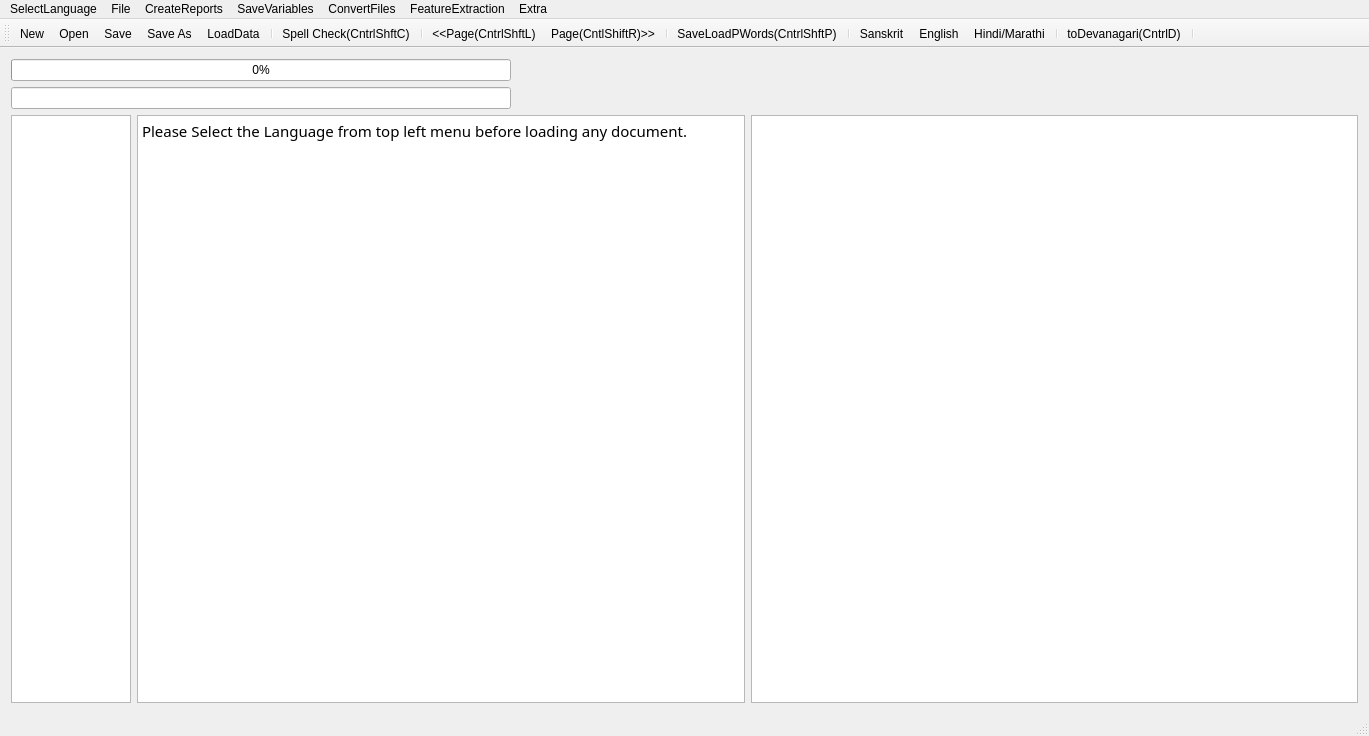
<?xml version="1.0" encoding="UTF-8"?>
<ui version="4.0">
 <class>MainWindow</class>
 <widget class="QMainWindow" name="MainWindow">
  <property name="geometry">
   <rect>
    <x>0</x>
    <y>0</y>
    <width>1369</width>
    <height>736</height>
   </rect>
  </property>
  <property name="mouseTracking">
   <bool>true</bool>
  </property>
  <property name="windowTitle">
   <string>MainWindow</string>
  </property>
  <widget class="QWidget" name="centralWidget">
   <layout class="QVBoxLayout" name="verticalLayout">
    <item>
     <widget class="QProgressBar" name="progressBar">
      <property name="maximumSize">
       <size>
        <width>500</width>
        <height>16777215</height>
       </size>
      </property>
      <property name="value">
       <number>0</number>
      </property>
      <property name="alignment">
       <set>Qt::AlignRight|Qt::AlignTrailing|Qt::AlignVCenter</set>
      </property>
     </widget>
    </item>
    <item>
     <widget class="QLineEdit" name="lineEdit">
      <property name="maximumSize">
       <size>
        <width>500</width>
        <height>16777215</height>
       </size>
      </property>
     </widget>
    </item>
    <item>
     <layout class="QHBoxLayout" name="horizontalLayout">
      <item>
       <widget class="QTextEdit" name="textEdit">
        <property name="maximumSize">
         <size>
          <width>120</width>
          <height>16777215</height>
         </size>
        </property>
        <property name="font">
         <font>
          <family>FreeSans</family>
          <italic>true</italic>
         </font>
        </property>
        <property name="sizeAdjustPolicy">
         <enum>QAbstractScrollArea::AdjustToContents</enum>
        </property>
        <property name="readOnly">
         <bool>true</bool>
        </property>
       </widget>
      </item>
      <item>
       <widget class="QTextBrowser" name="textBrowser">
        <property name="font">
         <font>
          <family>Shobhika</family>
          <pointsize>16</pointsize>
          <italic>false</italic>
         </font>
        </property>
        <property name="mouseTracking">
         <bool>true</bool>
        </property>
        <property name="sizeAdjustPolicy">
         <enum>QAbstractScrollArea::AdjustToContents</enum>
        </property>
        <property name="undoRedoEnabled">
         <bool>true</bool>
        </property>
        <property name="readOnly">
         <bool>false</bool>
        </property>
        <property name="html">
         <string>&lt;!DOCTYPE HTML PUBLIC &quot;-//W3C//DTD HTML 4.0//EN&quot; &quot;http://www.w3.org/TR/REC-html40/strict.dtd&quot;&gt;
&lt;html&gt;&lt;head&gt;&lt;meta name=&quot;qrichtext&quot; content=&quot;1&quot; /&gt;&lt;meta charset=&quot;utf-8&quot; /&gt;&lt;style type=&quot;text/css&quot;&gt;
p, li { white-space: pre-wrap; }
hr { height: 1px; border-width: 0; }
li.unchecked::marker { content: &quot;\2610&quot;; }
li.checked::marker { content: &quot;\2612&quot;; }
&lt;/style&gt;&lt;/head&gt;&lt;body style=&quot; font-family:'Shobhika'; font-size:16pt; font-weight:400; font-style:normal;&quot;&gt;
&lt;p style=&quot; margin-top:0px; margin-bottom:0px; margin-left:0px; margin-right:0px; -qt-block-indent:0; text-indent:0px;&quot;&gt;&lt;span style=&quot; font-family:'Ubuntu'; font-size:11pt;&quot;&gt;Please Select the Language from top left menu before loading any document.&lt;/span&gt;&lt;/p&gt;&lt;/body&gt;&lt;/html&gt;</string>
        </property>
        <property name="acceptRichText">
         <bool>true</bool>
        </property>
        <property name="textInteractionFlags">
         <set>Qt::LinksAccessibleByKeyboard|Qt::LinksAccessibleByMouse|Qt::TextBrowserInteraction|Qt::TextEditable|Qt::TextEditorInteraction|Qt::TextSelectableByKeyboard|Qt::TextSelectableByMouse</set>
        </property>
       </widget>
      </item>
      <item>
       <widget class="QGraphicsView" name="graphicsView">
        <property name="sizeAdjustPolicy">
         <enum>QAbstractScrollArea::AdjustIgnored</enum>
        </property>
        <property name="alignment">
         <set>Qt::AlignCenter</set>
        </property>
        <property name="dragMode">
         <enum>QGraphicsView::ScrollHandDrag</enum>
        </property>
        <property name="transformationAnchor">
         <enum>QGraphicsView::AnchorViewCenter</enum>
        </property>
        <property name="resizeAnchor">
         <enum>QGraphicsView::AnchorViewCenter</enum>
        </property>
       </widget>
      </item>
     </layout>
    </item>
   </layout>
   <zorder>lineEdit</zorder>
   <zorder>progressBar</zorder>
  </widget>
  <widget class="QMenuBar" name="menuBar">
   <property name="geometry">
    <rect>
     <x>0</x>
     <y>0</y>
     <width>1369</width>
     <height>25</height>
    </rect>
   </property>
   <widget class="QMenu" name="menuOCR_Correction_Window">
    <property name="title">
     <string>File</string>
    </property>
    <addaction name="actionNew"/>
    <addaction name="actionOpen"/>
    <addaction name="actionSave"/>
    <addaction name="actionSave_As"/>
    <addaction name="actionSpell_Check"/>
    <addaction name="actionLoad_Next_Page"/>
    <addaction name="actionLoad_Prev_Page"/>
    <addaction name="separator"/>
    <addaction name="actionLoadGDocPage"/>
    <addaction name="actionToDevanagari"/>
    <addaction name="actionLoadData"/>
    <addaction name="actionLoadDict"/>
    <addaction name="actionLoadOCRWords"/>
    <addaction name="actionLoadDomain"/>
    <addaction name="actionLoadSubPS"/>
    <addaction name="actionLoadConfusions"/>
    <addaction name="actionSugg"/>
    <addaction name="actionToSlp1"/>
   </widget>
   <widget class="QMenu" name="menuCreateReports">
    <property name="title">
     <string>CreateReports</string>
    </property>
    <addaction name="actionCreateBest2OCR"/>
    <addaction name="actionCreateSuggestionLog"/>
    <addaction name="actionCreateSuggestionLogNearestPriority"/>
    <addaction name="actionErrorDetectionRep"/>
    <addaction name="actionErrorDetectWithoutAdaptation"/>
    <addaction name="actionErrorDetectionRepUniq"/>
   </widget>
   <widget class="QMenu" name="menuSaveVariables">
    <property name="title">
     <string>SaveVariables</string>
    </property>
    <addaction name="actionCPair"/>
    <addaction name="actionPrimarySecOCRPair"/>
    <addaction name="actionCPairIEROcrVsCorrect"/>
    <addaction name="actionCPairGEROcrVsCorrect"/>
   </widget>
   <widget class="QMenu" name="menuConvertFiles">
    <property name="title">
     <string>ConvertFiles</string>
    </property>
    <addaction name="actionToSlp1_2"/>
    <addaction name="actionToDev"/>
    <addaction name="actionExtractDev"/>
    <addaction name="actionEditDistRep"/>
    <addaction name="actionConfusionFreqHist"/>
    <addaction name="actionFilterOutGT50EditDisPairs"/>
   </widget>
   <widget class="QMenu" name="menuFeatureExtraction">
    <property name="title">
     <string>FeatureExtraction</string>
    </property>
    <addaction name="actionPrepareFeatures"/>
   </widget>
   <widget class="QMenu" name="menuSelectLanguage">
    <property name="title">
     <string>SelectLanguage</string>
    </property>
    <addaction name="actionSanskrit"/>
    <addaction name="actionHindi"/>
    <addaction name="actionEnglish"/>
   </widget>
   <widget class="QMenu" name="menuExtra">
    <property name="title">
     <string>Extra</string>
    </property>
    <addaction name="actionBold_Unbold"/>
    <addaction name="separator"/>
    <addaction name="actionSuperscript"/>
    <addaction name="actionSubscript"/>
   </widget>
   <addaction name="menuSelectLanguage"/>
   <addaction name="menuOCR_Correction_Window"/>
   <addaction name="menuCreateReports"/>
   <addaction name="menuSaveVariables"/>
   <addaction name="menuConvertFiles"/>
   <addaction name="menuFeatureExtraction"/>
   <addaction name="menuExtra"/>
  </widget>
  <widget class="QToolBar" name="mainToolBar">
   <attribute name="toolBarArea">
    <enum>TopToolBarArea</enum>
   </attribute>
   <attribute name="toolBarBreak">
    <bool>false</bool>
   </attribute>
   <addaction name="actionNew"/>
   <addaction name="actionOpen"/>
   <addaction name="actionSave"/>
   <addaction name="actionSave_As"/>
   <addaction name="actionLoadData"/>
   <addaction name="separator"/>
   <addaction name="actionSpell_Check"/>
   <addaction name="separator"/>
   <addaction name="actionLoad_Prev_Page"/>
   <addaction name="actionLoad_Next_Page"/>
   <addaction name="separator"/>
   <addaction name="actionLoadGDocPage"/>
   <addaction name="separator"/>
   <addaction name="actionSanskrit"/>
   <addaction name="actionEnglish"/>
   <addaction name="actionHindi"/>
   <addaction name="separator"/>
   <addaction name="actionToDevanagari"/>
   <addaction name="separator"/>
  </widget>
  <widget class="QStatusBar" name="statusBar"/>
  <action name="actionOpen">
   <property name="icon">
    <iconset resource="AppResources.qrc">
     <normaloff>:/Images/open.png</normaloff>:/Images/open.png</iconset>
   </property>
   <property name="text">
    <string>Open</string>
   </property>
   <property name="shortcut">
    <string>Ctrl+O</string>
   </property>
  </action>
  <action name="actionSave">
   <property name="icon">
    <iconset resource="AppResources.qrc">
     <normaloff>:/Images/save.png</normaloff>:/Images/save.png</iconset>
   </property>
   <property name="text">
    <string>Save</string>
   </property>
   <property name="shortcut">
    <string>Ctrl+S</string>
   </property>
  </action>
  <action name="actionSave_As">
   <property name="icon">
    <iconset resource="AppResources.qrc">
     <normaloff>:/Images/save-as.png</normaloff>:/Images/save-as.png</iconset>
   </property>
   <property name="text">
    <string>Save As</string>
   </property>
   <property name="shortcut">
    <string>Ctrl+Shift+S</string>
   </property>
  </action>
  <action name="actionNew">
   <property name="icon">
    <iconset resource="AppResources.qrc">
     <normaloff>:/Images/New.png</normaloff>:/Images/New.png</iconset>
   </property>
   <property name="text">
    <string>New</string>
   </property>
   <property name="shortcut">
    <string>Ctrl+N</string>
   </property>
  </action>
  <action name="actionSpell_Check">
   <property name="text">
    <string>Spell Check(CntrlShftC)</string>
   </property>
   <property name="shortcut">
    <string>Ctrl+Shift+C</string>
   </property>
  </action>
  <action name="actionLoad_Next_Page">
   <property name="text">
    <string>Page(CntlShiftR)&gt;&gt;</string>
   </property>
   <property name="toolTip">
    <string>Page(CntlShiftR)&gt;&gt;</string>
   </property>
   <property name="shortcut">
    <string>Ctrl+Shift+R</string>
   </property>
  </action>
  <action name="actionLoad_Prev_Page">
   <property name="text">
    <string>&lt;&lt;Page(CntrlShftL)</string>
   </property>
   <property name="toolTip">
    <string>&lt;&lt;Page(CntrlShftL)</string>
   </property>
   <property name="shortcut">
    <string>Ctrl+Shift+L</string>
   </property>
  </action>
  <action name="actionLoadGDocPage">
   <property name="text">
    <string>Save&amp;LoadPWords(CntrlShftP)</string>
   </property>
   <property name="shortcut">
    <string>Ctrl+Shift+P</string>
   </property>
  </action>
  <action name="actionToDevanagari">
   <property name="text">
    <string>toDevanagari(CntrlD)</string>
   </property>
   <property name="shortcut">
    <string>Ctrl+D</string>
   </property>
  </action>
  <action name="actionLoadData">
   <property name="text">
    <string>LoadData</string>
   </property>
  </action>
  <action name="actionLoadDict">
   <property name="text">
    <string>LoadDict</string>
   </property>
  </action>
  <action name="actionLoadOCRWords">
   <property name="text">
    <string>LoadOCRWords</string>
   </property>
  </action>
  <action name="actionLoadDomain">
   <property name="text">
    <string>LoadDomain</string>
   </property>
  </action>
  <action name="actionLoadSubPS">
   <property name="text">
    <string>LoadSubPS</string>
   </property>
  </action>
  <action name="actionLoadConfusions">
   <property name="text">
    <string>LoadConfusions</string>
   </property>
  </action>
  <action name="actionSugg">
   <property name="text">
    <string>sugg</string>
   </property>
   <property name="shortcut">
    <string>Menu</string>
   </property>
  </action>
  <action name="actionCreateBest2OCR">
   <property name="text">
    <string>CreateBest2OCR</string>
   </property>
  </action>
  <action name="actionToSlp1">
   <property name="text">
    <string>toSlp1</string>
   </property>
   <property name="shortcut">
    <string>Ctrl+G</string>
   </property>
  </action>
  <action name="actionCreateSuggestionLog">
   <property name="text">
    <string>CreateSuggestionLog</string>
   </property>
  </action>
  <action name="actionCreateSuggestionLogNearestPriority">
   <property name="text">
    <string>CreateSuggestionLogNearestPriority</string>
   </property>
  </action>
  <action name="actionErrorDetectionRep">
   <property name="text">
    <string>ErrorDetectionRep</string>
   </property>
  </action>
  <action name="actionErrorDetectWithoutAdaptation">
   <property name="text">
    <string>ErrorDetectWithoutAdaptation</string>
   </property>
  </action>
  <action name="actionCPair">
   <property name="text">
    <string>CPair</string>
   </property>
  </action>
  <action name="actionToSlp1_2">
   <property name="text">
    <string>toSlp1</string>
   </property>
  </action>
  <action name="actionToDev">
   <property name="text">
    <string>toDev</string>
   </property>
  </action>
  <action name="actionExtractDev">
   <property name="text">
    <string>ExtractDevWords</string>
   </property>
   <property name="toolTip">
    <string>ExtractDevWords</string>
   </property>
  </action>
  <action name="actionPrimarySecOCRPair">
   <property name="text">
    <string>PrimarySecOCRPairs</string>
   </property>
  </action>
  <action name="actionCPairIEROcrVsCorrect">
   <property name="text">
    <string>CPairIEROcrVsCorrect</string>
   </property>
  </action>
  <action name="actionEditDistRep">
   <property name="text">
    <string>EditDistRep</string>
   </property>
  </action>
  <action name="actionConfusionFreqHist">
   <property name="text">
    <string>ConfusionFreqHist</string>
   </property>
  </action>
  <action name="actionCPairGEROcrVsCorrect">
   <property name="text">
    <string>CPairGEROcrVsCorrect</string>
   </property>
  </action>
  <action name="actionFilterOutGT50EditDisPairs">
   <property name="text">
    <string>FilterOutGT50EditDisPairs</string>
   </property>
  </action>
  <action name="actionPrepareFeatures">
   <property name="text">
    <string>PrepareFeatures</string>
   </property>
  </action>
  <action name="actionErrorDetectionRepUniq">
   <property name="text">
    <string>ErrorSuggRepUniq</string>
   </property>
  </action>
  <action name="actionSanskrit">
   <property name="text">
    <string>Sanskrit</string>
   </property>
  </action>
  <action name="actionHindi">
   <property name="text">
    <string>Hindi/Marathi</string>
   </property>
  </action>
  <action name="actionEnglish">
   <property name="text">
    <string>English</string>
   </property>
   <property name="toolTip">
    <string>English</string>
   </property>
  </action>
  <action name="actionBold_Unbold">
   <property name="text">
    <string>Bold/Unbold</string>
   </property>
  </action>
  <action name="actionSuperscript">
   <property name="text">
    <string>Superscript</string>
   </property>
  </action>
  <action name="actionSubscript">
   <property name="text">
    <string>Subscript</string>
   </property>
  </action>
 </widget>
 <layoutdefault spacing="6" margin="11"/>
 <tabstops>
  <tabstop>textBrowser</tabstop>
  <tabstop>graphicsView</tabstop>
 </tabstops>
 <resources>
  <include location="AppResources.qrc"/>
 </resources>
 <connections/>
</ui>
